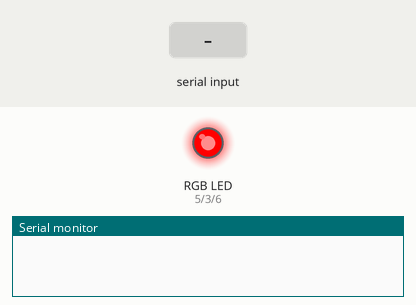
Recording of a sketch running on a simulated Arduino Uno, built with avr-gcc and run on an emulated ATmega328P. Parts: an RGB LED mixed from three pins (HIGH = lit), the last lines printed to the serial monitor. The inputs (shaded band) are chosen by the test bench. Dim RGB values are drawn brighter than linear.

Above: at 1.2 s.
1.3 s: "90,45,200\n" received over Serial
At 2.4 s:
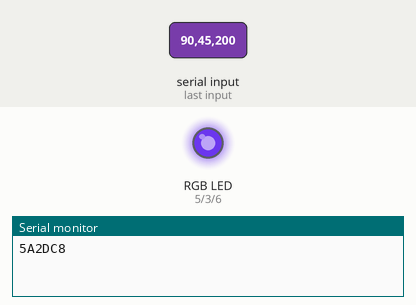
2.8 s: "30,150,10\n" received over Serial
At 3.5 s:
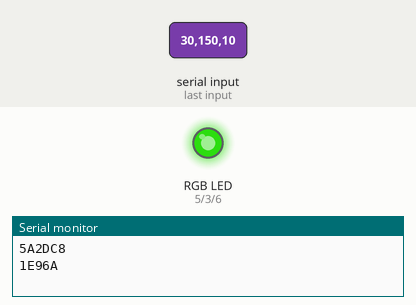
4.3 s: "1,90,45\n" received over Serial
At 4.6 s:
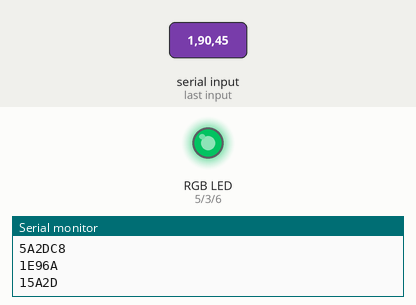
Timing chart, 0 to 7.3 s (numbered marks = the images above; inputs shaded):
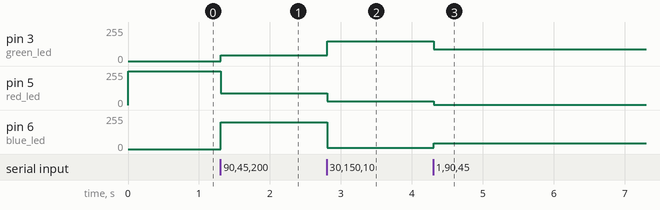

The sketch:

led_strip.ino
```cpp
int green_led=3,red_led=5,blue_led=6;
int speed_time=1000;

int inPin = A0;         // the number of the input pin

int state = HIGH;      // the current state of the output pin
int reading;           // the current reading from the input pin
int previous = LOW;    // the previous reading from the input pin

// the follow variables are long's because the time, measured in miliseconds,
// will quickly become a bigger number than can be stored in an int.
long time = 0;         // the last time the output pin was toggled
long debounce = 200;   // the debounce time, increase if the output flickers

void setup() {
  // put your setup code here, to run once:
  pinMode(green_led,OUTPUT);
  pinMode(red_led,OUTPUT);
  pinMode(blue_led,OUTPUT);
  Serial.begin(9600);
  analogWrite(green_led,0);
  analogWrite(red_led,255);
  analogWrite(blue_led,0);
  randomSeed(analogRead(1));
}

void loop() {
  // if there's any serial available, read it:
    while (Serial.available() > 0) {

      // look for the next valid integer in the incoming serial stream:
      int red = Serial.parseInt();
      // do it again:
      int green = Serial.parseInt();
      // do it again:
      int blue = Serial.parseInt();

      // look for the newline. That's the end of your sentence:
      if (Serial.read() == '\n') {

        // fade the red, green, and blue legs of the LED:
        analogWrite(red_led, red);
        analogWrite(green_led, green);
        analogWrite(blue_led, blue);

        // print the three numbers in one string as hexadecimal:
        Serial.print(red, HEX);
        Serial.print(green, HEX);
        Serial.println(blue, HEX);
      }
    }

}
```

Measured:
- after the input at 1.3 s, pin 3 (green_led): 0/255 → 45/255 at once; pin 5 (red_led): 255/255 → 90/255 at once; pin 6 (blue_led): 0/255 → 200/255 at once
- after the input at 2.8 s, pin 3 (green_led): 45/255 → 150/255 at once; pin 5 (red_led): 90/255 → 30/255 at once; pin 6 (blue_led): 200/255 → 10/255 at once
- after the input at 4.3 s, pin 3 (green_led): 150/255 → 90/255 at once; pin 5 (red_led): 30/255 → 1/255 at once; pin 6 (blue_led): 10/255 → 45/255 at once
